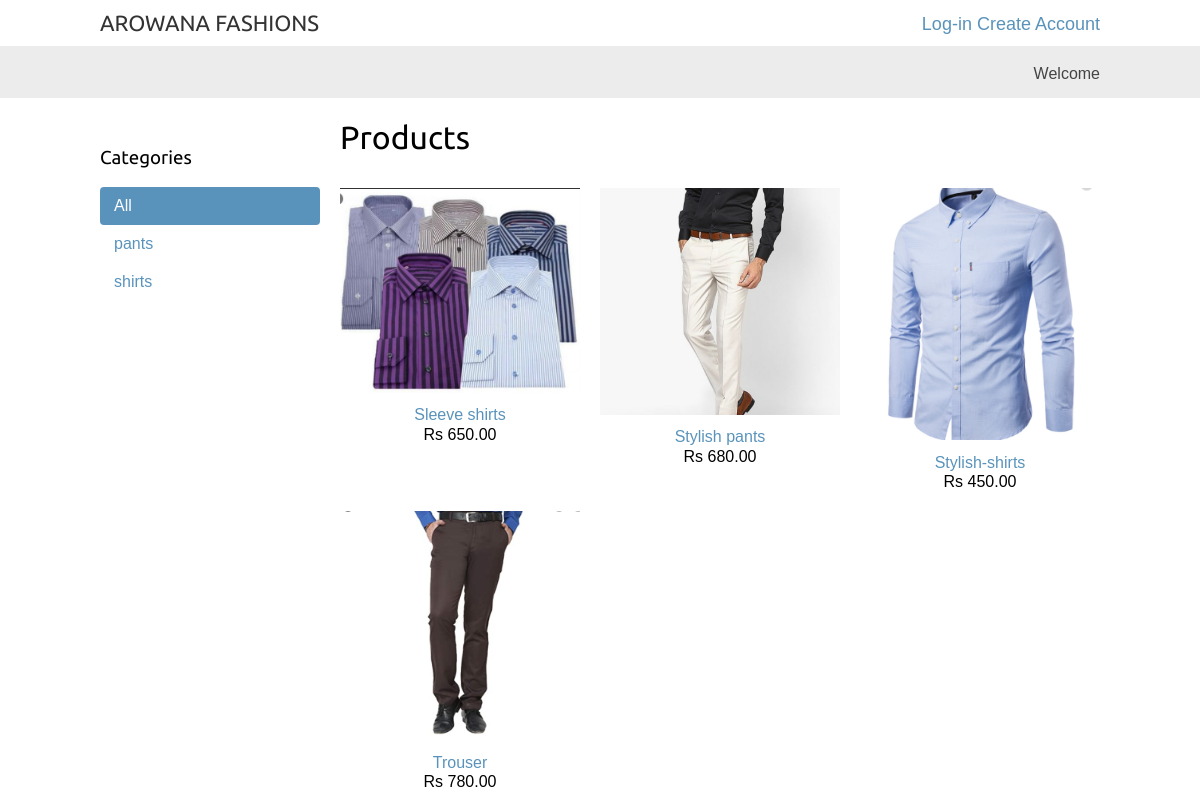
The page / on the database its author committed.
### shop/models.py (models this page shows, shortened)
class Category(models.Model):
    name = models.CharField(max_length=200,
                            db_index=True)
    slug = models.SlugField(max_length=200,
                            unique=True)
    class Meta:
        ordering = ('name',)
        verbose_name = 'category'
        verbose_name_plural = 'categories'
    def get_absolute_url(self):
        return reverse('shop:product_list_by_category',
                       args=[self.slug])

class Product(models.Model):
    category = models.ForeignKey(Category,
                                 related_name='products',
                                 on_delete=models.CASCADE)
    name = models.CharField(max_length=200, db_index=True)
    slug = models.SlugField(max_length=200, db_index=True)
    image = models.ImageField(upload_to='products/%Y/%m/%d',
                              blank=True)
    description = models.TextField(blank=True)
    price = models.DecimalField(max_digits=10, decimal_places=2)
    quantity = models.IntegerField(default=0)
    available = models.BooleanField(default=False)
    created = models.DateTimeField(auto_now_add=True)
    updated = models.DateTimeField(auto_now=True)
    class Meta:
        ordering = ('name',)
        index_together = (('id', 'slug'),)
    def get_absolute_url(self):
        return reverse('shop:product_detail',
                       args=[self.id, self.slug])

### shop/views.py (the view)
# urls.py: path('', views.product_list, name='product_list'),
def product_list(request, category_slug=None):
    category = None
    categories = Category.objects.all()
    products = Product.objects.filter(available=True)
    if category_slug:
        category = get_object_or_404(Category, slug=category_slug)
        products = products.filter(category=category)
    return render(request,
                  'shop/product/list.html',
                  {'category': category,
                   'categories': categories,
                   'products': products})

### shop/templates/shop/product/list.html (shortened to what this page needs)
{% extends "shop/base.html" %}
{% load static %}
{% block content %}
  <div id="sidebar">
    <h3>Categories</h3>
    <ul>
      <li {% if not category %}class="selected"{% endif %}>
        <a href="{% url "shop:product_list" %}">All</a>
      </li>
      {% for c in categories %}
        <li {% if category.slug == c.slug %}class="selected"{% endif %}>
          <a href="{{ c.get_absolute_url }}">{{ c.name }}</a>
        </li>
      {% endfor %}
    </ul>
  </div>
  <div id="main" class="product-list">
    <h1>{% if category %}{{ category.name }}{% else %}Products{% endif %}</h1>
    {% for product in products %}
      <div class="item">
        <a href="{{ product.get_absolute_url }}">
          <img src="{% if product.image %}{{ product.image.url }}{% else %}{% static "img/no_image.png" %}{% endif %}">
        </a>
        <a href="{{ product.get_absolute_url }}">{{ product.name }}</a>
        <br>
        Rs {{ product.price }}
      </div>
    {% endfor %}
  </div>
{% endblock %}

### shop/templates/shop/base.html (shortened to what this page needs)
{% load static %}
<!DOCTYPE html>
<html>
  <head>
    <link href="{% static "css/base.css" %}" rel="stylesheet">
  </head>
  <body>
    <div id="header">
      <a href="/" class="logo">AROWANA FASHIONS</a>
	  <span class="user">
    {% if request.user.is_authenticated %}
      Hello {{ request.user.first_name }},
      <a href="{% url "shop:logout" %}">Logout</a>
    {% else %}
      <a href="{% url "shop:login" %}">Log-in</a>
	  <a href="{% url "shop:register" %}">Create Account</a>
    {% endif %}
  </span>
  </div>
    <div id="subheader">
      <div class="cart">
       Welcome
      </div>
    </div>
    <div id="content">
      {% block content %}
      {% endblock %}
    </div>
  </body>
</html>

### shop/static/css/base.css (style rules this page uses)
body { margin:0; padding:0; font-family:helvetica, sans-serif; }
h1, h2, h3, h4, h5 , h6 { font-family: 'Ubuntu', sans-serif; font-weight:normal; }
a { text-decoration:none; color:#5993bb; }
#header { padding:10px 100px; font-size:18px; overflow:auto; }
#subheader { background:#ececec; color:#444; padding:15px 100px; overflow:auto; }
#header .logo { font-family: 'Ubuntu', sans-serif; float:left; color:#333; font-size:22px; margin-right:10%; }
#subheader .cart { float:right; padding-top:4px; }
#content { padding:0 100px; overflow:hidden; }
#sidebar { width:220px; padding:30px 20px 0 0; float:left; }
#sidebar ul { margin:0; padding:0; }
#sidebar ul li { margin:0; list-style:none; padding:10px 14px; }
#sidebar ul li a { display:block; }
#sidebar ul li.selected { background:#5993bb; border-radius:4px; }
#sidebar ul li.selected a { color:#fff; }
#main { float:left; width: 96%; margin-right:-220px; overflow:hidden; }
.product-list .item { width:25%; padding:10px 20px 10px 0; float:left; text-align:center; line-height:1.2; }
.product-list .item img { width:100%; margin-bottom:8px; }
#header .user { float:right; padding-top:4px; }

### rows shown on the page
Category: name "pants"
Category: name "shirts"
Product: image (picture), name "Sleeve shirts", price "650.00"
Product: image (picture), name "Stylish pants", price "680.00"
Product: image (picture), name "Stylish-shirts", price "450.00"
Product: image (picture), name "Trouser", price "780.00"
